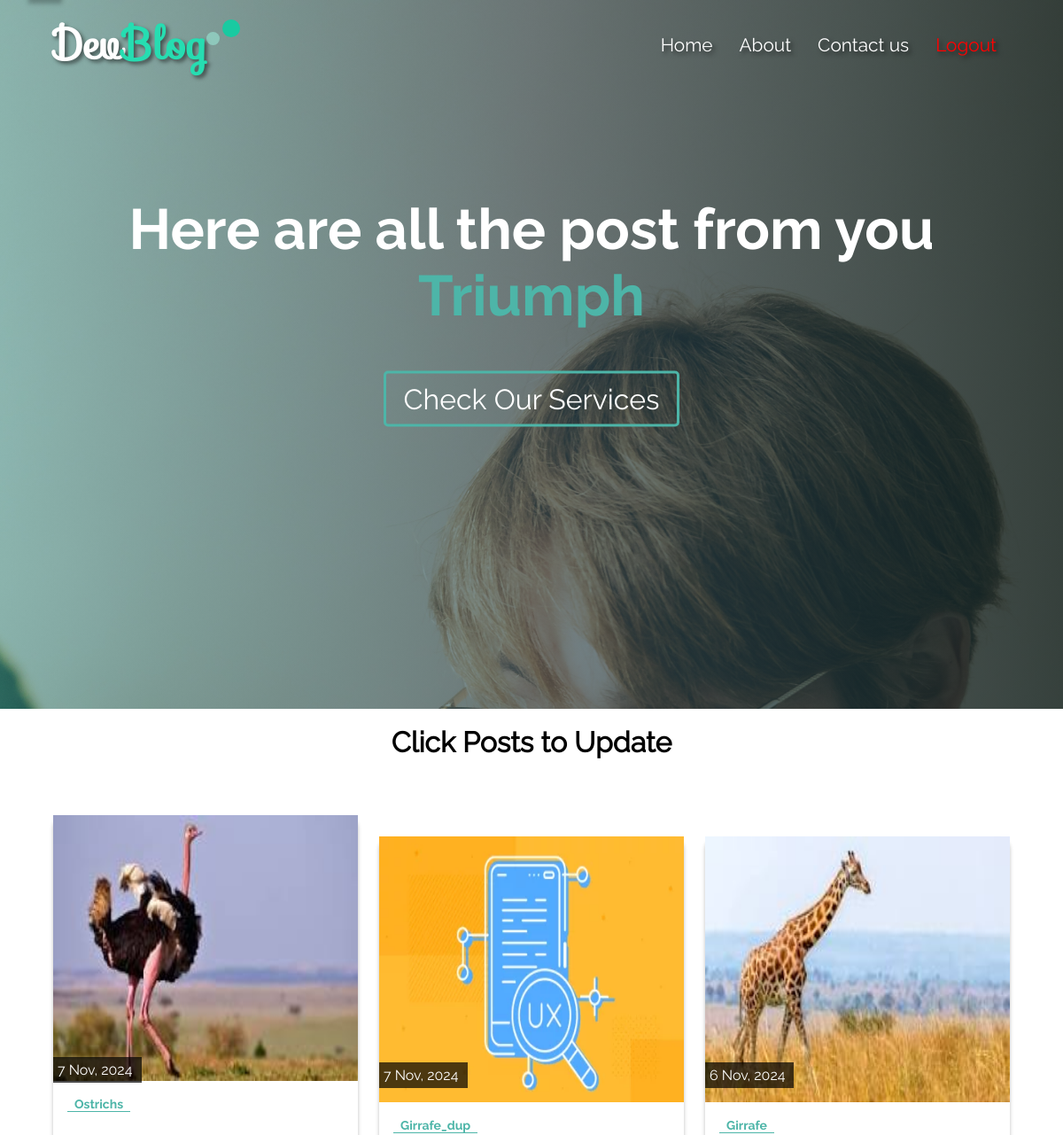
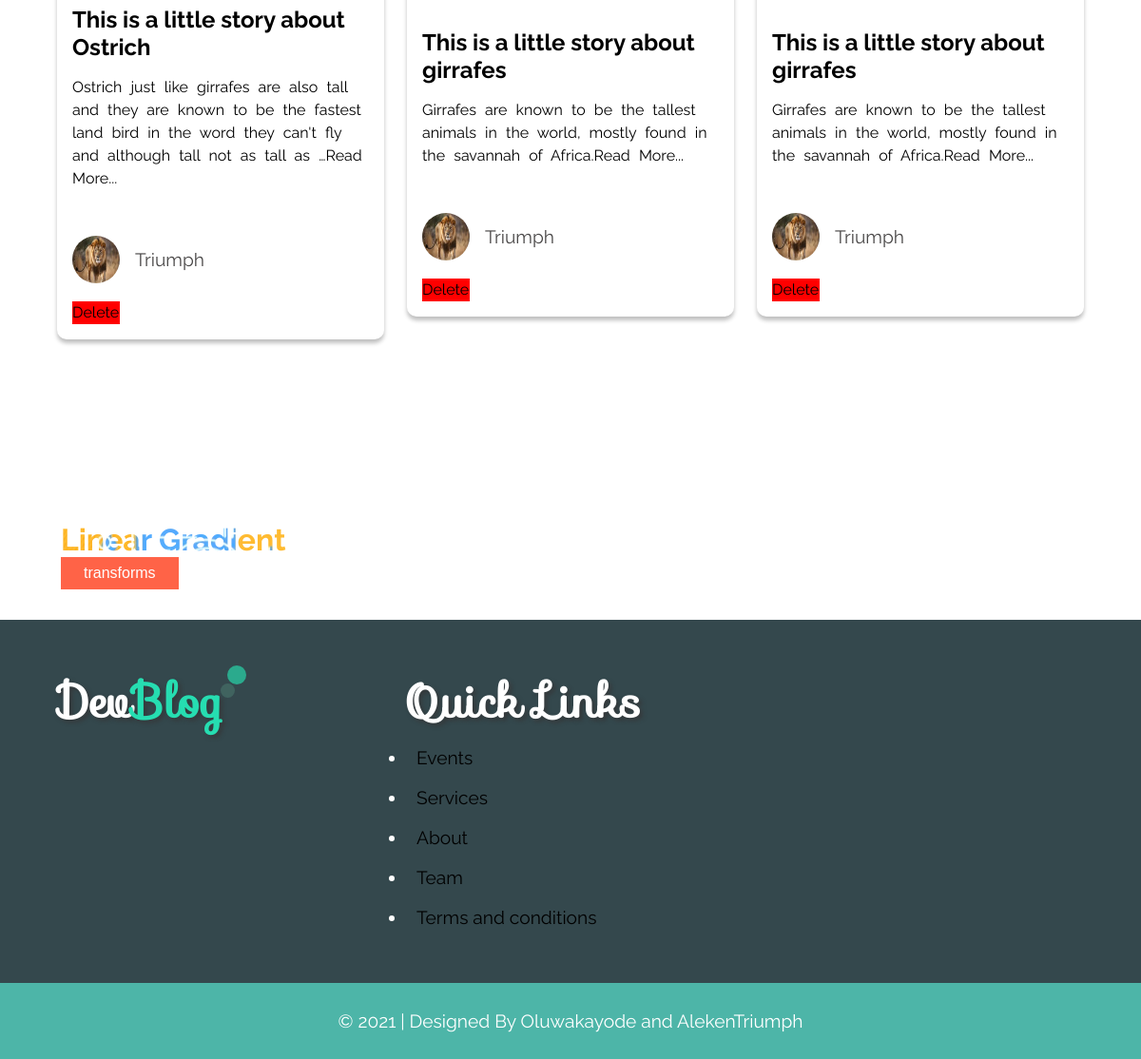
Screenshot of /dev-blog/user-blog (signed in) with the database file from the repository (2 pictures, top to bottom).
### blog/models.py (models this page shows, shortened)
class Profile(models.Model):
    user = models.OneToOneField(User, on_delete=models.CASCADE)
    first_name = models.CharField(max_length=255, null=True)
    last_name = models.CharField(max_length=255, null=True)
    about_author = models.TextField(null=True)
    image = models.ImageField(default='default.jpg', upload_to='profile_pics')

class Post(models.Model):
    title = models.CharField(max_length=255, null=True)
    little_description = models.CharField(max_length=255, null=True)
    description = models.TextField(null=True)
    time_posted = models.DateTimeField(auto_now_add=timezone.now(), null=True)
    author = models.ForeignKey(User, on_delete=models.CASCADE)
    post_image = models.ImageField(default='post_img.webp', upload_to='post_pics')
    post_category = models.ManyToManyField(Category)
    class Meta:
        ordering = ['-time_posted']

### blog/views.py (the view)
# urls.py: path('user-blog', views.user_blog, name='user_blog'),
@login_required
def user_blog(request):
    posts = Post.objects.filter(author=request.user)
    context = {'posts':posts}
    return render(request, 'personal_blog.html', context)

### blog/templates/personal_blog.html (shortened to what this page needs)
{% extends "index.html" %}
{% load static %}
{% block header %}
<div class="container text-center">
    <h2 class="xl pb-1">Here are all the post from you <br /> <span class="text-primary">{{request.user.profile.first_name}}</span></h2>
    <div>
        <a href={% url "about" %} class="btn btn-outline md mt-3">Check Our Services</a>
    </div>
</div>
{% endblock header %}
{% block nav1 %}
<nav>
    <ul>
        <li><a href={% url "user-home" %}>Home</a></li>
        <li><a href={% url "about" %}>About</a></li>
        <li><a href={% url "contact" %}>Contact us</a></li>
        <li><a style = "color:red" href={% url "logout" %}>Logout</a></li>
    </ul>
</nav>
{% endblock nav1 %}
{% block main %}
<main>
     <br />
    <h1 style="text-align: center">Click Posts to Update</h1>
    <section class="recent-posts">
        <div class="container">
            <div class="grid">
                {% for post in posts %}
                <div class="post">
                   <div class="image-wrapper">
                        <img src={{post.post_image.url}} alt="camera">
                   </div>
                    <div class="date">
                        <p>{{ post.time_posted|date:"j M, Y"}}</p>
                    </div>
                    <p class="m-1 mobile-ux"><a href={% url "post-update" post.id %}>{{ post.title }}</a></p>
                    <div class=" recentPost-info p-1">
                        <h1 class="pb-1">{{ post.little_description }}</h1>
                        <p>{{ post.description|truncatewords:30 }}<a href={% url "post-update" post.id %}>Read More...</a></p>
                        <div class="profile-wrapper mt-4">
                            <img src={{post.author.profile.image.url}} alt="profile-picture">
                            <p class="pl-1">{{post.author}}</p>
                        </div>
                        <br />
                        <div style="background:red; width:50px" ><p><a href={% url "post-delete" post.id %}>Delete</a></p></div>
                    </div>
                </div>
                {% endfor %}
            </div>
        </div>
    </section>
</main>
{% endblock main %}

### blog/templates/index.html (shortened to what this page needs)
{% load static %}
<!DOCTYPE html>
<html lang="en">
<head>
	<link rel="stylesheet" href="https://stackpath.bootstrapcdn.com/font-awesome/4.7.0/css/font-awesome.min.css">
    <link rel="stylesheet" href="{% static '/css/utilities.css' %}">
    <link rel="stylesheet" href="{% static '/css/styles.css' %}">
</head>
<body>
    <header>
        <div class="header-content-container">
           <div class="logo">
                <h1><a href={% url "blog-home" %}>Dev<span>Blog</span></a></h1>
                <div class="smaller-circle"></div>
                <div class="small-circle"></div>
           </div>
           {% block nav1 %}{% endblock nav1 %}
        </div>
        {% block header %}{% endblock header %}
    </header>
    {% block main %}{% endblock main %}
    <div class="fun">
        <h1>Linear Gradient</h1>
        <button>transforms</button>
    </div>
    <footer>
        <div class="container">
            <div class="grid">
                <div class="footer-logo">
                    <h1>Dev<span>Blog</span></h1>
                    <div class="smaller-circle"></div>
                    <div class="small-circle"></div>
                </div>
                <div>
                   <h1 class="quick-links">Quick Links</h1>
                   <ul>
                       <li><a href="#">Events</a></li>
                       <li><a href="#">Services</a></li>
                       <li><a href="./about.html">About</a></li>
                       <li><a href="#">Team</a></li>
                       <li><a href="#">Terms and conditions</a></li>
                   </ul>
                </div>
            </div>
        </div>
        <div class="designer-info text-center">
            <p class="lead">&copy; 2021 | Designed By Oluwakayode and AlekenTriumph</p>
        </div>
    </footer>
</body>
</html>

### blog/static/css/utilities.css (style rules this page uses)
.grid { height: 100%; display: grid; grid-template-columns: repeat(2, 1fr); gap: 1.5em; justify-content: center; align-items: center; }
.btn { display: inline-block; background-color: var(--primary-color); padding: 10px 20px; border: none; border-radius: 5px; color: #fff; font-size: 16px; transition: transform 0.25s ease-in-out; }
.btn-outline { background-color: transparent; border: 1px solid var(--secondary-color); }
.text-center { text-align: center; }
.text-primary { color: var(--primary-color); }
.m-1 { margin: 1rem; }
.mt-3 { margin-top: 2rem; }
.mt-4 { margin-top: 3rem; }
.p-1 { padding: 1rem; }
.pb-1 { padding-bottom: 1rem; }
.pl-1 { padding-left: 1rem; }
.lead { font-size: 1.2rem; }
.md { font-size: 2rem; }
.xl { font-size: 4rem; }
.container { width: 90%; margin: 0 auto; }

### rows the page displays
Post: post_image (picture), time_posted "7 Nov, 2024", title "Ostrichs", little_description "This is a little story about Ostrich", description "Ostrich just like girrafes are also tall and they are known to be the fastest land bird in the word they can't fly and although tall not as tall as …", author.profile.image (picture), author "Triumph"
Post: post_image (picture), time_posted "7 Nov, 2024", title "Girrafe_dup", little_description "This is a little story about girrafes", description "Girrafes are known to be the tallest animals in the world, mostly found in the savannah of Africa.", author.profile.image (picture), author "Triumph"
Post: post_image (picture), time_posted "6 Nov, 2024", title "Girrafe", little_description "This is a little story about girrafes", description "Girrafes are known to be the tallest animals in the world, mostly found in the savannah of Africa.", author.profile.image (picture), author "Triumph"

### other values shown
{{ request.user.profile.first_name }} "Triumph"
